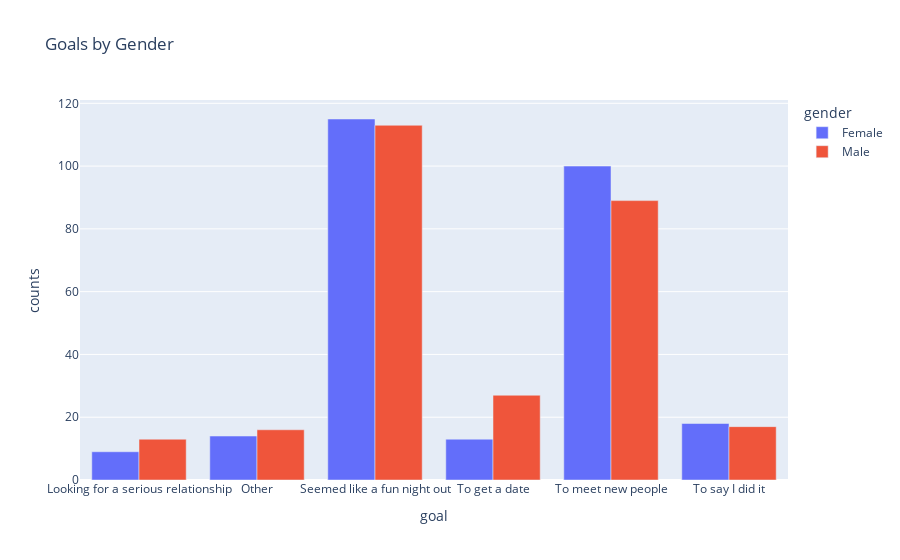

The cell this chart's notebook holds for it:
### Code cell
# Goals by Gender
goals = {
    1: 'Seemed like a fun night out',
    2: 'To meet new people',
    3: 'To get a date',
    4: 'Looking for a serious relationship',
    5: 'To say I did it',
    6: 'Other'
}
df_goal_gender = df[['iid', 'goal', 'gender']].drop_duplicates()
df_goal_gender['goal'] = df_goal_gender['goal'].replace(goals)
df_goal_gender['gender'] = df_goal_gender['gender'].replace({0: 'Female', 1: 'Male'})
goal_counts_gender = df_goal_gender.groupby(['goal', 'gender']).size().reset_index(name='counts')

fig = px.bar(goal_counts_gender, x='goal', y='counts', color='gender', barmode='group', title='Goals by Gender')
fig.show()

### Figure 1 — Plotly figure (JSON) as saved in the notebook; plotly's stock layout.template omitted (floating-point values rounded to 4 significant figures)
{"data": [{"alignmentgroup": "True", "hovertemplate": "gender=Female<br>goal=%{x}<br>counts=%{y}<extra></extra>", "legendgroup": "Female", "marker": {"color": "#636efa", "pattern": {"shape": ""}}, "name": "Female", "offsetgroup": "Female", "orientation": "v", "showlegend": true, "textposition": "auto", "type": "bar", "x": ["Looking for a serious relationship", "Other", "Seemed like a fun night out", "To get a date", "To meet new people", "To say I did it"], "xaxis": "x", "y": [9, 14, 115, 13, 100, 18], "yaxis": "y"}, {"alignmentgroup": "True", "hovertemplate": "gender=Male<br>goal=%{x}<br>counts=%{y}<extra></extra>", "legendgroup": "Male", "marker": {"color": "#EF553B", "pattern": {"shape": ""}}, "name": "Male", "offsetgroup": "Male", "orientation": "v", "showlegend": true, "textposition": "auto", "type": "bar", "x": ["Looking for a serious relationship", "Other", "Seemed like a fun night out", "To get a date", "To meet new people", "To say I did it"], "xaxis": "x", "y": [13, 16, 113, 27, 89, 17], "yaxis": "y"}], "layout": {"barmode": "group", "legend": {"title": {"text": "gender"}, "tracegroupgap": 0}, "title": {"text": "Goals by Gender"}, "xaxis": {"anchor": "y", "domain": [0, 1], "title": {"text": "goal"}}, "yaxis": {"anchor": "x", "domain": [0, 1], "title": {"text": "counts"}}}}
